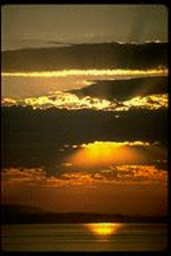
%> input picture TME_8/ImagesResultats/Sunsets30.png, 171 x 256 px
$ octave testHSVHisto_Sunset30.m   (GNU Octave 9; MATLAB toolbox functions it lacks are replaced by stand-ins)
%> lines starting %> are read from the running program, lines starting %| are printed output that depends on the picture
### TME_8/ouvrirImage.m
function [I,n,m] = ouvrirImage(nom)
%> called with nom = 'ImagesResultats/Sunsets30.png'
I=imread(nom);
%> I is the input picture: size 256x171x3 uint16; mean R, G, B 21927.5, 15589.7, 6057.4
n = size(I,1);
%> n = 256
m = size(I,2);
%> m = 171
%> `J = rgb2hsv(I);`: J: size 256x171x3 double; mean H, S, V 0.129, 0.746, 0.335
end

### TME_8/calculePalette.m
function [ palette,palette2 ] = calculePalette( nH, nS , nV )
%> called with nH = 7, nS = 4, nV = 5


cpt=1;

palette = zeros(nH*nS*nV,3);
palette2 = zeros(nH,nS,nV,3);


tH = 1/(2*nH);
tS = 1/(2*nS);
tV = 1/(2*nV);


for k=1:nV
    for j=1:nS
        for i=1:nH
            I = zeros(1,1,3);

            HSVval = [ (i-1)/nH + tH , (j-1)/ nS + tS , (k-1)/ nV + tV ];
            RGBval = hsv2rgb(HSVval) .*255;

            palette(cpt,:) = RGBval;

            palette2(i,j,k,:) = RGBval;

            cpt = cpt+1;

        end
    end
end

end

### TME_8/quantificationImage.m
function [Iq,histo]=quantificationImage(I, nH, nS, nV)
%> called with nH = 7, nS = 4, nV = 5

N = size(I,1);
%> N = 256
M = size(I,2);
%> M = 171

Iq = zeros(N,M,3);
histo = zeros(nH,nS,nV);

for i = 1:N
    for j = 1:M
        iH = quantification(I(i,j,1),nH);
        iS = quantification(I(i,j,2),nS);
        iV = quantification(I(i,j,3),nV);
        Iq(i,j,1) = iH;
        Iq(i,j,2) = iS;
        Iq(i,j,3) = iV;
        histo(iH,iS,iV) = histo(iH,iS,iV) + 1;
    end
end
%> Iq: size 256x171x3 double; mean H, S, V 1.23, 3.36, 2.19

### TME_8/appliquePalette.m
function Ip = appliquerPalette( Iquant , palette )


Ip = zeros(size(Iquant,1),size(Iquant,2),3);

for i=1:1:size(Iquant,1)
    for j=1:1:size(Iquant,2)
        Ip(i,j,1) = palette(Iquant(i,j,1),Iquant(i,j,2),Iquant(i,j,3),1);
        Ip(i,j,2) = palette(Iquant(i,j,1),Iquant(i,j,2),Iquant(i,j,3),2);
        Ip(i,j,3) = palette(Iquant(i,j,1),Iquant(i,j,2),Iquant(i,j,3),3);

    end
end
%> Ip: size 256x171x3 double; mean H, S, V 85.2, 53.3, 26.7


Ip = uint8(Ip);
%> Ip: size 256x171x3 uint8; mean H, S, V 85.7, 53.2, 26.9

end

### TME_8/normalisehisto.m
function histon = normalisehisto(histo)

histon = histo/(norm(histo));

### TME_8/affiche5dominantes.m
function  affiche5dominantes( histo , palette )
[Y,Ind] = sort(histo,'descend');

K=5;

figure();

for i=1:K
    Ind(i);
    Ia = zeros(1,1,3);
    Ia(1:1,:,1)  =  palette(Ind(i),1);
    Ia(1:1,:,2)  = palette(Ind(i),2);
    Ia(1:1,:,3)  =  palette(Ind(i),3);
    Ia = uint8(Ia);
    subplot(1,K,i);
    imagesc(Ia);
    axis off;
end

end

### TME_8/testHSVHisto_Sunset30.m
clear all;
close all;

nH = 7;
nS = 4;
nV = 5;

I=ouvrirImage('ImagesResultats/Sunsets30.png');
I=double(I);
I = I ./ 65535;

figure();
imagesc(I);

% Conversion RGB vers HSV
J = rgb2hsv(I);

[palette,palette2] = calculePalette(nH,nS,nV);

[Iq,histo] = quantificationImage(J,nH,nS,nV);

Ip = appliquePalette(Iq,palette2);

% Visualisation de l'image quantifiee
imagesc(Ip);
imwrite(Ip,'ImagesResultats/Sunsets30_quantifiee.png');

% Transformation de l'histogramme en 1 vecteur 1D
histo = histo(:);
%> histo = 140 values, max 7886 at index 50, min 0 at index 2, mean 312.7
% Normalisation de l'histogramme de quantification
histo = normalisehisto(histo);
%> in normalisehisto, `histon = histo/(norm(histo));`: histon = 140 values, max 0.558 at index 50, min 0 at index 2, mean 0.0221
%> histo has the same summary as histon in normalisehisto

figure();
plot(histo);
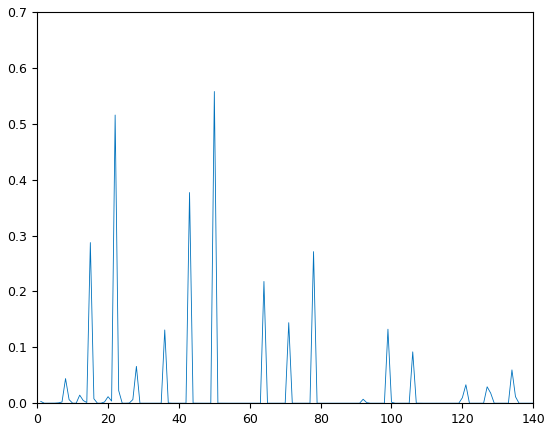
%> figure redrawn from the program's plot data; curve peaks at x = 50, y = 0.558

affiche5dominantes(histo,palette );
%> in affiche5dominantes, `[Y,Ind] = sort(histo,'descend');`: Y = 140 values, max 0.558 at index 1, min 0 at index 41, mean 0.0221; Ind = 140 values, max 140 at index 140, min 1 at index 28, mean 70.5
%> the loop in affiche5dominantes, `for i=1:K` made 5 passes
%> Ia on passes 1 to 5: [77 38 10], [26 13 3], [77 49 29], [26 16 10], [128 64 16]
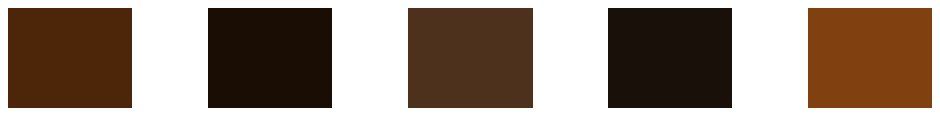
%> figure redrawn from the program's plot data, 5 panels
